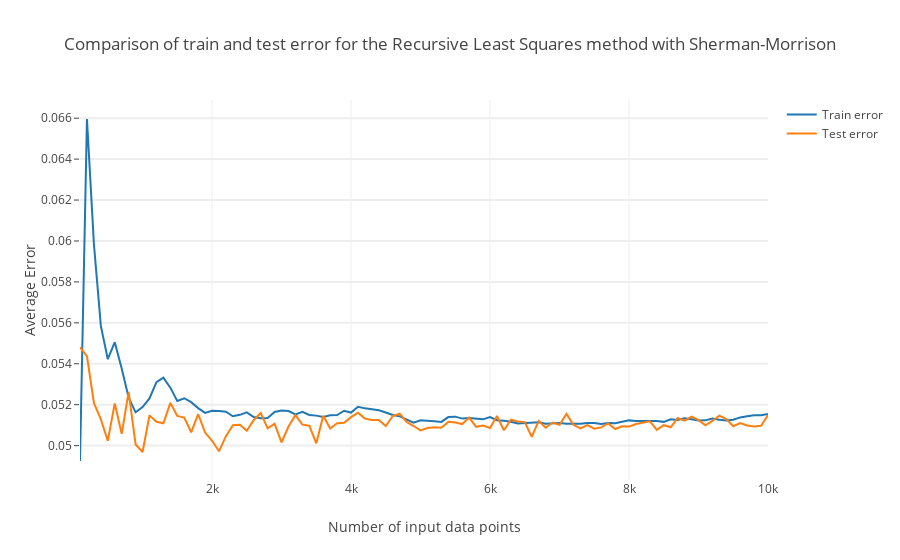

The cell this chart's notebook holds for it:
### Code cell
data1 = [
    go.Scatter(
        x=sample_sizes,
        y=error['RLS2']['train'],
        name='Train error'
    )
]


data2 = [
    go.Scatter(
        x=sample_sizes,
        y=error['RLS2']['test'],
        name='Test error'
    )
]


layout = go.Layout(
    title='Comparison of train and test error for the Recursive Least Squares method with Sherman-Morrison',
    xaxis=dict(
        title='Number of input data points'
    ),
    yaxis=dict(
        title='Average Error',
        ticklen= 5,
        gridwidth= 2
    )
)


plotly.offline.iplot(go.Figure(data=data1+data2, layout=layout))
